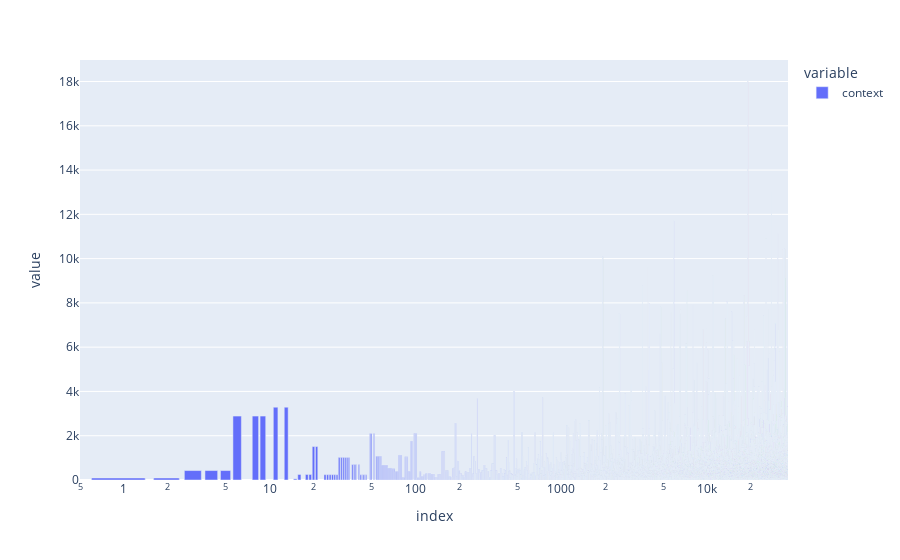

This figure's notebook cell:
### Code cell
print('Length of the context:')
(df_train['context']).apply(lambda x: len(x)).describe()
px.bar((df_train['context']).apply(lambda x: len(x)).sort_values(ascending=False))

### Figure 1 — Plotly figure (JSON) as saved in the notebook; plotly's stock layout.template omitted (floating-point values rounded to 4 significant figures; data arrays with more than 128 entries replaced by an {"elided": "..."} marker saying what was removed)
{"data": [{"alignmentgroup": "True", "hovertemplate": "variable=context<br>index=%{x}<br>value=%{y}<extra></extra>", "legendgroup": "context", "marker": {"color": "#636efa", "pattern": {"shape": ""}}, "name": "context", "offsetgroup": "context", "orientation": "v", "showlegend": true, "textposition": "auto", "type": "bar", "x": {"elided": "30150 int values"}, "xaxis": "x", "y": {"elided": "30150 int values"}, "yaxis": "y"}], "layout": {"barmode": "relative", "legend": {"title": {"text": "variable"}, "tracegroupgap": 0}, "margin": {"t": 60}, "xaxis": {"anchor": "y", "domain": [0, 1], "title": {"text": "index"}, "type": "log"}, "yaxis": {"anchor": "x", "domain": [0, 1], "title": {"text": "value"}}}}
